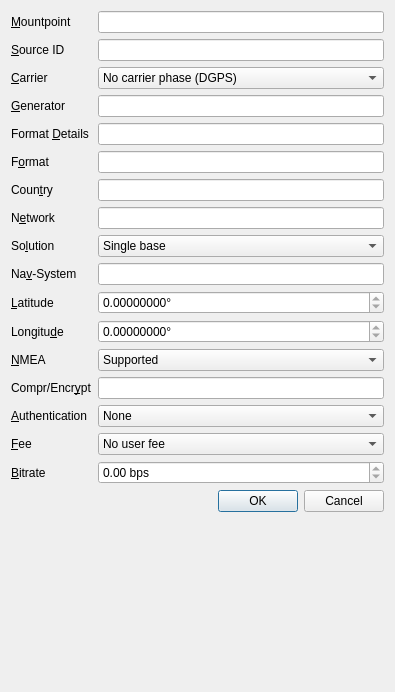
<?xml version="1.0" encoding="UTF-8"?>
<ui version="4.0">
 <class>MntpOptDialog</class>
 <widget class="QDialog" name="MntpOptDialog">
  <property name="geometry">
   <rect>
    <x>0</x>
    <y>0</y>
    <width>395</width>
    <height>692</height>
   </rect>
  </property>
  <property name="windowTitle">
   <string>Mountpoint Options</string>
  </property>
  <layout class="QFormLayout" name="formLayout">
   <item row="0" column="0">
    <widget class="QLabel" name="Label17">
     <property name="text">
      <string>&amp;Mountpoint</string>
     </property>
     <property name="buddy">
      <cstring>lEMountPoint</cstring>
     </property>
    </widget>
   </item>
   <item row="0" column="1">
    <widget class="QLineEdit" name="lEMountPoint">
     <property name="toolTip">
      <string>Mountpoint name</string>
     </property>
    </widget>
   </item>
   <item row="1" column="0">
    <widget class="QLabel" name="Label14">
     <property name="text">
      <string>&amp;Source ID</string>
     </property>
     <property name="buddy">
      <cstring>lESourceTable3</cstring>
     </property>
    </widget>
   </item>
   <item row="1" column="1">
    <widget class="QLineEdit" name="lESourceTable3">
     <property name="toolTip">
      <string>Source identifier, e.g. location</string>
     </property>
     <property name="readOnly">
      <bool>true</bool>
     </property>
    </widget>
   </item>
   <item row="2" column="0">
    <widget class="QLabel" name="Label15">
     <property name="text">
      <string>&amp;Carrier</string>
     </property>
     <property name="buddy">
      <cstring>cBSourceTable6</cstring>
     </property>
    </widget>
   </item>
   <item row="2" column="1">
    <widget class="QComboBox" name="cBSourceTable6">
     <item>
      <property name="text">
       <string>No carrier phase (DGPS)</string>
      </property>
     </item>
     <item>
      <property name="text">
       <string>L1 carrier phase (RTK)</string>
      </property>
     </item>
     <item>
      <property name="text">
       <string>L1 &amp; L2 carrier phase (RTK)</string>
      </property>
     </item>
    </widget>
   </item>
   <item row="3" column="0">
    <widget class="QLabel" name="Label16">
     <property name="text">
      <string>&amp;Generator</string>
     </property>
     <property name="buddy">
      <cstring>lESourceTable14</cstring>
     </property>
    </widget>
   </item>
   <item row="3" column="1">
    <widget class="QLineEdit" name="lESourceTable14">
     <property name="toolTip">
      <string>Hard- or software generating the data stream</string>
     </property>
     <property name="readOnly">
      <bool>true</bool>
     </property>
    </widget>
   </item>
   <item row="4" column="0">
    <widget class="QLabel" name="Label1">
     <property name="text">
      <string>Format &amp;Details</string>
     </property>
     <property name="buddy">
      <cstring>lESourceTable5</cstring>
     </property>
    </widget>
   </item>
   <item row="4" column="1">
    <widget class="QLineEdit" name="lESourceTable5">
     <property name="readOnly">
      <bool>true</bool>
     </property>
    </widget>
   </item>
   <item row="5" column="0">
    <widget class="QLabel" name="Label2">
     <property name="text">
      <string>F&amp;ormat</string>
     </property>
     <property name="buddy">
      <cstring>lESourceTable4</cstring>
     </property>
    </widget>
   </item>
   <item row="5" column="1">
    <widget class="QLineEdit" name="lESourceTable4">
     <property name="toolTip">
      <string>Supported data stream format and  version</string>
     </property>
     <property name="readOnly">
      <bool>true</bool>
     </property>
    </widget>
   </item>
   <item row="6" column="0">
    <widget class="QLabel" name="Label3">
     <property name="text">
      <string>Coun&amp;try</string>
     </property>
     <property name="buddy">
      <cstring>lESourceTable9</cstring>
     </property>
    </widget>
   </item>
   <item row="6" column="1">
    <widget class="QLineEdit" name="lESourceTable9">
     <property name="toolTip">
      <string>Country code</string>
     </property>
     <property name="readOnly">
      <bool>true</bool>
     </property>
    </widget>
   </item>
   <item row="7" column="0">
    <widget class="QLabel" name="Label4">
     <property name="text">
      <string>N&amp;etwork</string>
     </property>
     <property name="buddy">
      <cstring>lESourceTable8</cstring>
     </property>
    </widget>
   </item>
   <item row="7" column="1">
    <widget class="QLineEdit" name="lESourceTable8">
     <property name="toolTip">
      <string>Network name</string>
     </property>
     <property name="readOnly">
      <bool>true</bool>
     </property>
    </widget>
   </item>
   <item row="8" column="0">
    <widget class="QLabel" name="Label6">
     <property name="text">
      <string>So&amp;lution</string>
     </property>
     <property name="buddy">
      <cstring>cBSourceTable13</cstring>
     </property>
    </widget>
   </item>
   <item row="8" column="1">
    <widget class="QComboBox" name="cBSourceTable13">
     <item>
      <property name="text">
       <string>Single base</string>
      </property>
     </item>
     <item>
      <property name="text">
       <string>Network</string>
      </property>
     </item>
    </widget>
   </item>
   <item row="9" column="0">
    <widget class="QLabel" name="Label7">
     <property name="text">
      <string>Na&amp;v-System</string>
     </property>
     <property name="buddy">
      <cstring>lESourceTable7</cstring>
     </property>
    </widget>
   </item>
   <item row="9" column="1">
    <widget class="QLineEdit" name="lESourceTable7">
     <property name="toolTip">
      <string>Supported navigation systems</string>
     </property>
     <property name="readOnly">
      <bool>true</bool>
     </property>
    </widget>
   </item>
   <item row="10" column="0">
    <widget class="QLabel" name="Label8">
     <property name="text">
      <string>&amp;Latitude</string>
     </property>
     <property name="buddy">
      <cstring>sBSourceTable10</cstring>
     </property>
    </widget>
   </item>
   <item row="10" column="1">
    <widget class="QDoubleSpinBox" name="sBSourceTable10">
     <property name="readOnly">
      <bool>true</bool>
     </property>
     <property name="suffix">
      <string>°</string>
     </property>
     <property name="decimals">
      <number>8</number>
     </property>
     <property name="minimum">
      <double>-180.000000000000000</double>
     </property>
     <property name="maximum">
      <double>180.000000000000000</double>
     </property>
    </widget>
   </item>
   <item row="11" column="0">
    <widget class="QLabel" name="Label9">
     <property name="text">
      <string>Longitu&amp;de</string>
     </property>
     <property name="buddy">
      <cstring>sBSourceTable11</cstring>
     </property>
    </widget>
   </item>
   <item row="11" column="1">
    <widget class="QDoubleSpinBox" name="sBSourceTable11">
     <property name="readOnly">
      <bool>true</bool>
     </property>
     <property name="suffix">
      <string>°</string>
     </property>
     <property name="decimals">
      <number>8</number>
     </property>
     <property name="minimum">
      <double>-180.000000000000000</double>
     </property>
     <property name="maximum">
      <double>360.000000000000000</double>
     </property>
    </widget>
   </item>
   <item row="12" column="0">
    <widget class="QLabel" name="Label18">
     <property name="toolTip">
      <string>Capability of Caster to receive NMEA message with approximate position from Client</string>
     </property>
     <property name="text">
      <string>&amp;NMEA</string>
     </property>
     <property name="buddy">
      <cstring>cBSourceTable12</cstring>
     </property>
    </widget>
   </item>
   <item row="12" column="1">
    <widget class="QComboBox" name="cBSourceTable12">
     <item>
      <property name="text">
       <string>Supported</string>
      </property>
     </item>
     <item>
      <property name="text">
       <string>Unsupported</string>
      </property>
     </item>
    </widget>
   </item>
   <item row="13" column="0">
    <widget class="QLabel" name="Label10">
     <property name="text">
      <string>Compr/Encr&amp;ypt</string>
     </property>
     <property name="buddy">
      <cstring>lESourceTable15</cstring>
     </property>
    </widget>
   </item>
   <item row="13" column="1">
    <widget class="QLineEdit" name="lESourceTable15">
     <property name="toolTip">
      <string>Compression/Encryption algorithm applied</string>
     </property>
     <property name="readOnly">
      <bool>true</bool>
     </property>
    </widget>
   </item>
   <item row="14" column="0">
    <widget class="QLabel" name="Label11">
     <property name="text">
      <string>&amp;Authentication</string>
     </property>
     <property name="buddy">
      <cstring>cBSourceTable16</cstring>
     </property>
    </widget>
   </item>
   <item row="14" column="1">
    <widget class="QComboBox" name="cBSourceTable16">
     <property name="toolTip">
      <string>Access protection for this data stream</string>
     </property>
     <item>
      <property name="text">
       <string>None</string>
      </property>
     </item>
     <item>
      <property name="text">
       <string>Basic</string>
      </property>
     </item>
     <item>
      <property name="text">
       <string>Digest</string>
      </property>
     </item>
    </widget>
   </item>
   <item row="15" column="0">
    <widget class="QLabel" name="Label12">
     <property name="text">
      <string>&amp;Fee</string>
     </property>
     <property name="buddy">
      <cstring>cBSourceTable17</cstring>
     </property>
    </widget>
   </item>
   <item row="15" column="1">
    <widget class="QComboBox" name="cBSourceTable17">
     <property name="toolTip">
      <string>Uage fee applied</string>
     </property>
     <item>
      <property name="text">
       <string>No user fee</string>
      </property>
     </item>
     <item>
      <property name="text">
       <string>Usage is charged</string>
      </property>
     </item>
    </widget>
   </item>
   <item row="16" column="0">
    <widget class="QLabel" name="Label13">
     <property name="text">
      <string>&amp;Bitrate</string>
     </property>
     <property name="buddy">
      <cstring>sBSourceTable18</cstring>
     </property>
    </widget>
   </item>
   <item row="16" column="1">
    <widget class="QDoubleSpinBox" name="sBSourceTable18">
     <property name="toolTip">
      <string>Bite rate of data stream in bits per second</string>
     </property>
     <property name="readOnly">
      <bool>true</bool>
     </property>
     <property name="suffix">
      <string> bps</string>
     </property>
     <property name="maximum">
      <double>100000.000000000000000</double>
     </property>
    </widget>
   </item>
   <item row="17" column="0" colspan="2">
    <widget class="QDialogButtonBox" name="buttonBox">
     <property name="standardButtons">
      <set>QDialogButtonBox::Cancel|QDialogButtonBox::Ok</set>
     </property>
    </widget>
   </item>
  </layout>
 </widget>
 <resources/>
 <connections/>
</ui>
